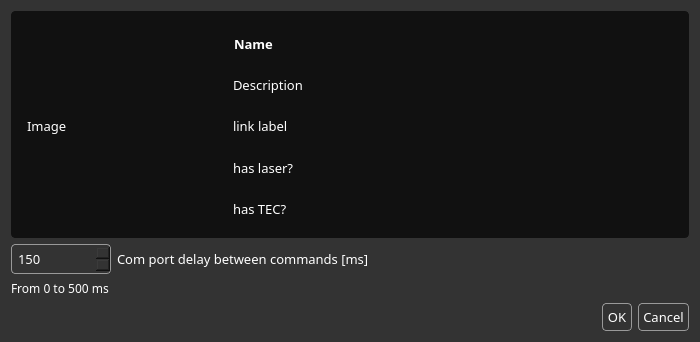
<?xml version="1.0" encoding="UTF-8"?>
<ui version="4.0">
 <class>AboutDeviceDialog</class>
 <widget class="QDialog" name="AboutDeviceDialog">
  <property name="geometry">
   <rect>
    <x>0</x>
    <y>0</y>
    <width>700</width>
    <height>337</height>
   </rect>
  </property>
  <property name="sizePolicy">
   <sizepolicy hsizetype="Maximum" vsizetype="Maximum">
    <horstretch>0</horstretch>
    <verstretch>0</verstretch>
   </sizepolicy>
  </property>
  <property name="windowTitle">
   <string>Device information and options</string>
  </property>
  <property name="styleSheet">
   <string notr="true">QDialog {
	background: rgb(51,51,51);
}
QLabel {
	color: #fff;
}</string>
  </property>
  <layout class="QVBoxLayout" name="verticalLayout">
   <item>
    <widget class="QGroupBox" name="groupBox">
     <property name="sizePolicy">
      <sizepolicy hsizetype="Preferred" vsizetype="Maximum">
       <horstretch>0</horstretch>
       <verstretch>0</verstretch>
      </sizepolicy>
     </property>
     <property name="font">
      <font>
       <family>Share Tech Mono</family>
       <pointsize>10</pointsize>
      </font>
     </property>
     <property name="styleSheet">
      <string notr="true">border-radius: 4px;
border: 1px solid rgb(17,17,17);
background: rgb(17,17,17);
color: #fff;</string>
     </property>
     <property name="title">
      <string/>
     </property>
     <layout class="QGridLayout" name="gridLayout">
      <item row="0" column="1">
       <widget class="QLabel" name="nameLabel">
        <property name="font">
         <font>
          <family>Share Tech Mono</family>
          <pointsize>10</pointsize>
          <weight>75</weight>
          <bold>true</bold>
         </font>
        </property>
        <property name="text">
         <string>Name</string>
        </property>
       </widget>
      </item>
      <item row="0" column="0" rowspan="5">
       <widget class="QLabel" name="imageLabel">
        <property name="sizePolicy">
         <sizepolicy hsizetype="Maximum" vsizetype="Minimum">
          <horstretch>0</horstretch>
          <verstretch>0</verstretch>
         </sizepolicy>
        </property>
        <property name="minimumSize">
         <size>
          <width>200</width>
          <height>200</height>
         </size>
        </property>
        <property name="maximumSize">
         <size>
          <width>200</width>
          <height>200</height>
         </size>
        </property>
        <property name="font">
         <font>
          <family>Share Tech Mono</family>
          <pointsize>10</pointsize>
         </font>
        </property>
        <property name="text">
         <string>Image</string>
        </property>
       </widget>
      </item>
      <item row="3" column="1">
       <widget class="QLabel" name="hasLaserLabel">
        <property name="font">
         <font>
          <family>Share Tech Mono</family>
          <pointsize>10</pointsize>
         </font>
        </property>
        <property name="text">
         <string>has laser?</string>
        </property>
       </widget>
      </item>
      <item row="1" column="1">
       <widget class="QLabel" name="descriptionLabel">
        <property name="font">
         <font>
          <family>Share Tech Mono</family>
          <pointsize>10</pointsize>
         </font>
        </property>
        <property name="text">
         <string>Description</string>
        </property>
        <property name="scaledContents">
         <bool>false</bool>
        </property>
        <property name="wordWrap">
         <bool>true</bool>
        </property>
       </widget>
      </item>
      <item row="4" column="1">
       <widget class="QLabel" name="hasTECLabel">
        <property name="font">
         <font>
          <family>Share Tech Mono</family>
          <pointsize>10</pointsize>
         </font>
        </property>
        <property name="text">
         <string>has TEC?</string>
        </property>
       </widget>
      </item>
      <item row="2" column="1">
       <widget class="QLabel" name="linkLabel">
        <property name="font">
         <font>
          <family>Share Tech Mono</family>
          <pointsize>10</pointsize>
         </font>
        </property>
        <property name="styleSheet">
         <string notr="true">color: #fff;</string>
        </property>
        <property name="text">
         <string>link label</string>
        </property>
        <property name="openExternalLinks">
         <bool>true</bool>
        </property>
       </widget>
      </item>
     </layout>
    </widget>
   </item>
   <item>
    <layout class="QGridLayout" name="gridLayout_2">
     <item row="0" column="0">
      <widget class="QSpinBox" name="comPortDelaySpinBox">
       <property name="sizePolicy">
        <sizepolicy hsizetype="Minimum" vsizetype="Fixed">
         <horstretch>0</horstretch>
         <verstretch>0</verstretch>
        </sizepolicy>
       </property>
       <property name="maximumSize">
        <size>
         <width>100</width>
         <height>16777215</height>
        </size>
       </property>
       <property name="font">
        <font>
         <family>Share Tech Mono</family>
         <pointsize>10</pointsize>
        </font>
       </property>
       <property name="styleSheet">
        <string notr="true">QSpinBox {
	color: rgb(255, 255, 255);
	background-color: rgb(51, 51, 51);
	border: 1px solid #999999;
	border-radius: 4px;
	padding: 4px;
}</string>
       </property>
       <property name="alignment">
        <set>Qt::AlignLeading|Qt::AlignLeft|Qt::AlignVCenter</set>
       </property>
       <property name="minimum">
        <number>50</number>
       </property>
       <property name="maximum">
        <number>1000</number>
       </property>
       <property name="value">
        <number>150</number>
       </property>
      </widget>
     </item>
     <item row="0" column="1">
      <widget class="QLabel" name="label">
       <property name="sizePolicy">
        <sizepolicy hsizetype="Preferred" vsizetype="Maximum">
         <horstretch>0</horstretch>
         <verstretch>0</verstretch>
        </sizepolicy>
       </property>
       <property name="font">
        <font>
         <family>Share Tech Mono</family>
         <pointsize>10</pointsize>
        </font>
       </property>
       <property name="text">
        <string>Com port delay between commands [ms]</string>
       </property>
      </widget>
     </item>
     <item row="1" column="0" colspan="2">
      <widget class="QLabel" name="comPortDelayLimitsLabel">
       <property name="font">
        <font>
         <family>Share Tech Mono</family>
        </font>
       </property>
       <property name="text">
        <string>From 0 to 500 ms</string>
       </property>
      </widget>
     </item>
    </layout>
   </item>
   <item>
    <layout class="QHBoxLayout" name="horizontalLayout_2">
     <item>
      <spacer name="horizontalSpacer">
       <property name="font">
        <font>
         <family>Share Tech Mono</family>
         <pointsize>10</pointsize>
        </font>
       </property>
       <property name="orientation">
        <enum>Qt::Horizontal</enum>
       </property>
       <property name="sizeHint" stdset="0">
        <size>
         <width>40</width>
         <height>20</height>
        </size>
       </property>
      </spacer>
     </item>
     <item>
      <widget class="QPushButton" name="okButton">
       <property name="font">
        <font>
         <family>Share Tech Mono</family>
         <pointsize>10</pointsize>
        </font>
       </property>
       <property name="styleSheet">
        <string notr="true">QPushButton {
	color: rgb(255, 255, 255);
	background-color: rgb(51, 51, 51);
	border: 1px solid #999999;
	border-radius: 4px;
	padding: 4px;
}</string>
       </property>
       <property name="text">
        <string>OK</string>
       </property>
      </widget>
     </item>
     <item>
      <widget class="QPushButton" name="cancelButton">
       <property name="font">
        <font>
         <family>Share Tech Mono</family>
         <pointsize>10</pointsize>
        </font>
       </property>
       <property name="styleSheet">
        <string notr="true">QPushButton {
	color: rgb(255, 255, 255);
	background-color: rgb(51, 51, 51);
	border: 1px solid #999999;
	border-radius: 4px;
	padding: 4px;
}</string>
       </property>
       <property name="text">
        <string>Cancel</string>
       </property>
      </widget>
     </item>
    </layout>
   </item>
  </layout>
 </widget>
 <resources/>
 <connections/>
</ui>
